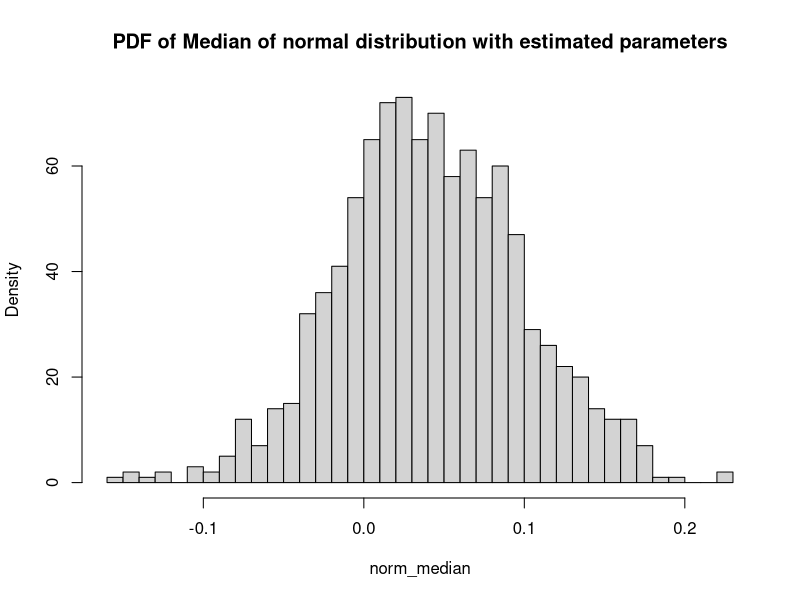
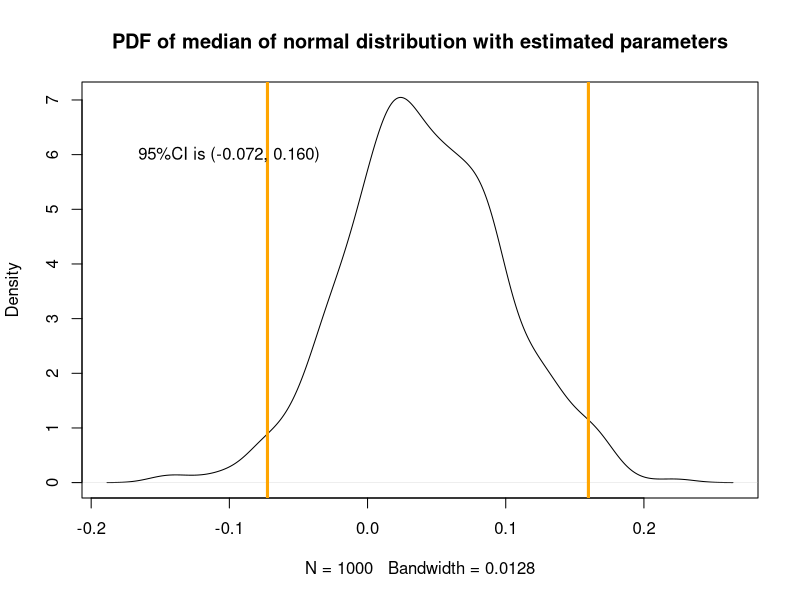
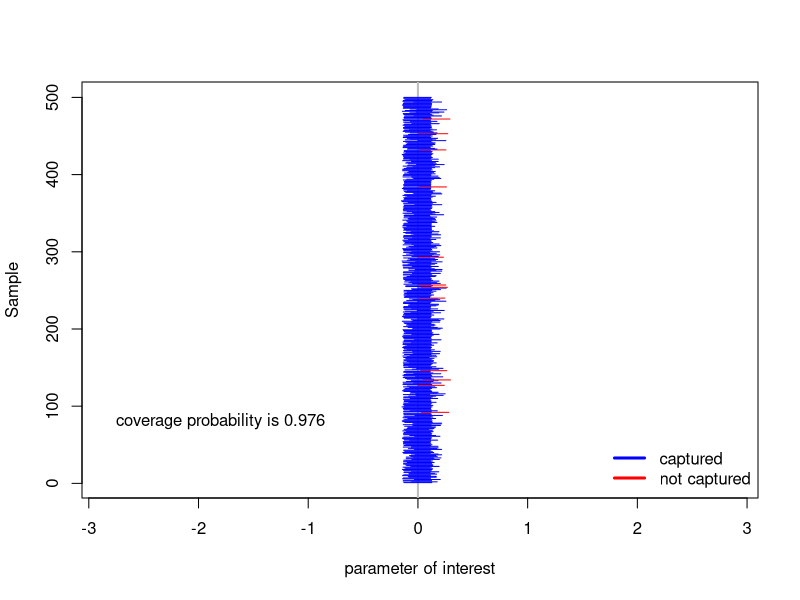

Source code (R) for these figures, in order:
## ---- chunk 1
knitr::opts_chunk$set(echo=TRUE, warning=FALSE, message=FALSE, cache=TRUE)
library(dplyr)
library(stats4)
## ---- chunk 2
sample = rnorm(201, mean = 0, sd = 1)

ll_norm = function(mean, sd){
  sum(-log(dnorm(sample, mean, sd)))
}

ll_norm(0, 0.01)

para_normal = mle(minuslogl = ll_norm, start = list(mean = 1, sd = 1), lower = c(0,1), method = "L-BFGS-B")

(x_bar = coef(para_normal)[1])
(sd = coef(para_normal)[2])
## ---- chunk 3
norm_median = replicate(
  1000,
  rnorm(500, mean = x_bar, sd = sd) %>%
  sort %>% '[' (250))
hist(norm_median,
     main = "PDF of Median of normal distribution with estimated parameters",
     ylab = "Density",
     breaks = 50)
# plot(ecdf(norm_median),
#       main = "ECDF of Median of normal distribution with estimated parameters",
#       ylab = "F(x)",
#      xlab = "x")
## ---- chunk 4
x1 = quantile(norm_median, c(0.025, 0.975))[1] %>% as.numeric
x2 = quantile(norm_median, c(0.025, 0.975))[2] %>% as.numeric

plot(density(norm_median),
     main = "PDF of median of normal distribution with estimated parameters")
abline(v = x1, col = 'orange', lwd = 3)
abline(v = x2, col = 'orange', lwd = 3)
text(-0.1, 6, sprintf("95%%CI is (%.3f, %.3f)", x1, x2))
## ---- chunk 5
N = 500
ssample = replicate(N, rnorm(201, mean = 0, sd = 1))

para_xb = c()
para_sd = c()

for (i in seq(ncol(ssample))){
  ll_norm = function(mean, sd){
  sum(-log(dnorm(ssample[,i], mean, sd)))
  }
  para = mle(minuslogl = ll_norm, start = list(mean = 1, sd = 1), lower = c(0,1), method = "L-BFGS-B")
  para_xb = append(para_xb,coef(para)[1])
  para_sd = append(para_sd,coef(para)[2])
}
para_sum = data.frame(para_xb, para_sd)

x1_sum = c()
x2_sum = c()
for (i in seq(N)){
  norm_temp = replicate(
  1500,
  rnorm(401, mean = para_sum$para_xb[i], sd = para_sum$para_sd[i]) %>%
  sort %>% '[' (200))
  x1_sum[i] = quantile(norm_temp, c(0.025, 0.975))[1] %>% as.numeric
  x2_sum[i] = quantile(norm_temp, c(0.025, 0.975))[2] %>% as.numeric
}


data.frame(x1_sum, x2_sum) %>% head()
## ---- chunk 6
plot(x = x1_sum, y = seq(1,N, by = 1),xlab = 'parameter of interest',
     ylab = 'Sample', col = 'white',xlim = c(min(sample),max(sample)))
abline(v = 0, col = 'grey', lwd = 2)
c = 0
for (i in seq_along(x1_sum)){
  col = ifelse(0 < x2_sum[i] & 0 > x1_sum[i], 'blue', 'red')
  lines(x = c(x1_sum[i], x2_sum[i]), y = c(i,i), col = col)
  if (col == 'blue'){
    c = c + 1
  }
}
text(-1.8, 80, sprintf("coverage probability is %.3f", c / N))
legend("bottomright",
       c("captured", "not captured"),
       col = c("blue", "red"), 
       lwd = 3,
       bty = 'n')
c / N
